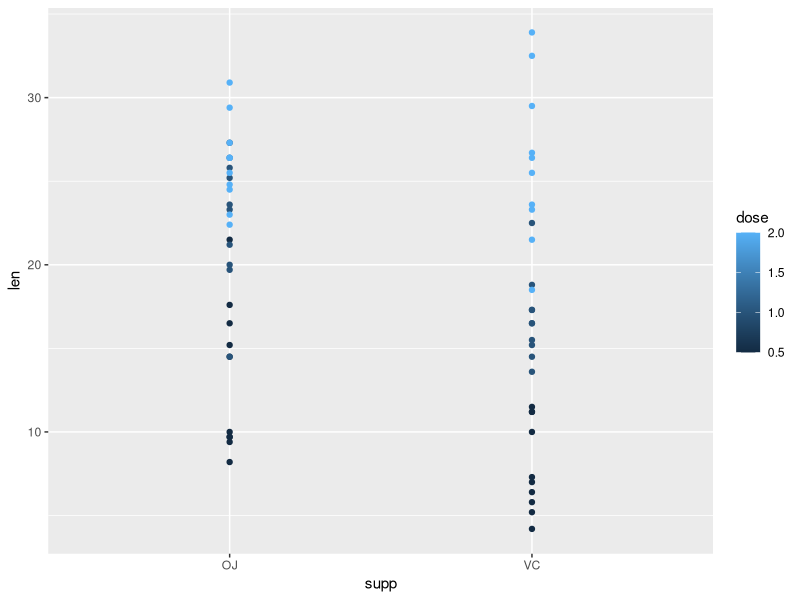
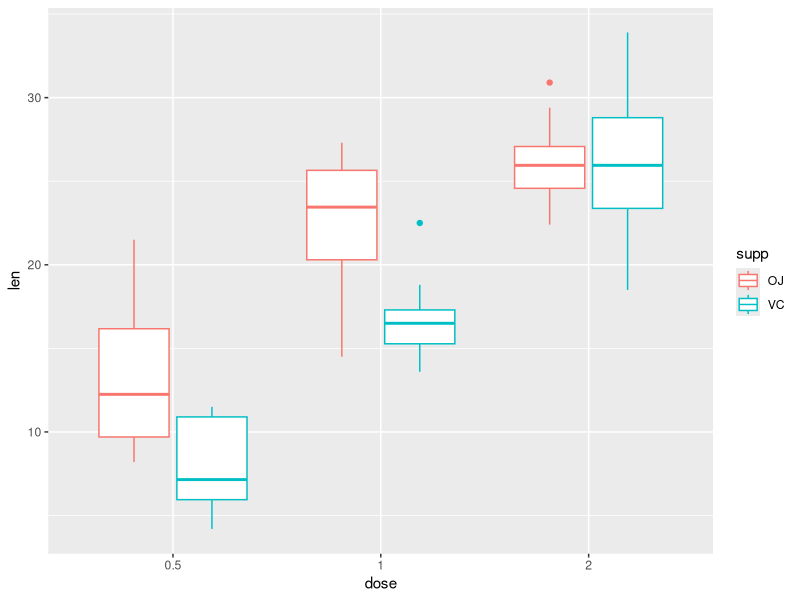

These charts were generated, in order, by the following R code:
## ---- chunk 1
library(datasets)
library(dplyr)
library(ggplot2)

# Load ToothGrowth Data

data("ToothGrowth")
str(ToothGrowth)
summary(ToothGrowth)
## ---- chunk 2

qplot(supp,len, data = ToothGrowth, colour = dose)
## ---- chunk 3

ToothGrowth$dose <- as.factor(ToothGrowth$dose)

# Boxplot for better view

g <- ggplot(ToothGrowth, aes(x=dose, y=len, colour=supp)) + geom_boxplot()
g
## ---- chunk 4

# Arranging the dataset

dose05 <- filter(ToothGrowth, dose == 0.5)
dose1 <- filter(ToothGrowth, dose == 1)
dose2 <- filter(ToothGrowth, dose == 2)
## ---- chunk 5

# compare between dose of 0.5 and 1

t.test(dose1$len, dose05$len, alternative = "greater")
## ---- chunk 6

t.test(dose2$len, dose1$len, alternative = "greater")
## ---- chunk 7

OJdose05 <- filter(dose05, supp == "OJ")
VCdose05 <- filter(dose05, supp == "VC")
t.test(OJdose05$len, VCdose05$len, alternative = "greater")
## ---- chunk 8

OJdose1 <- filter(dose1, supp == "OJ")
VCdose1 <- filter(dose1, supp == "VC")
t.test(OJdose1$len, VCdose1$len, alternative = "greater")
## ---- chunk 9

OJdose2 <- filter(dose2, supp == "OJ")
VCdose2 <- filter(dose2, supp == "VC")
t.test(OJdose2$len, VCdose2$len, alternative = "greater")
